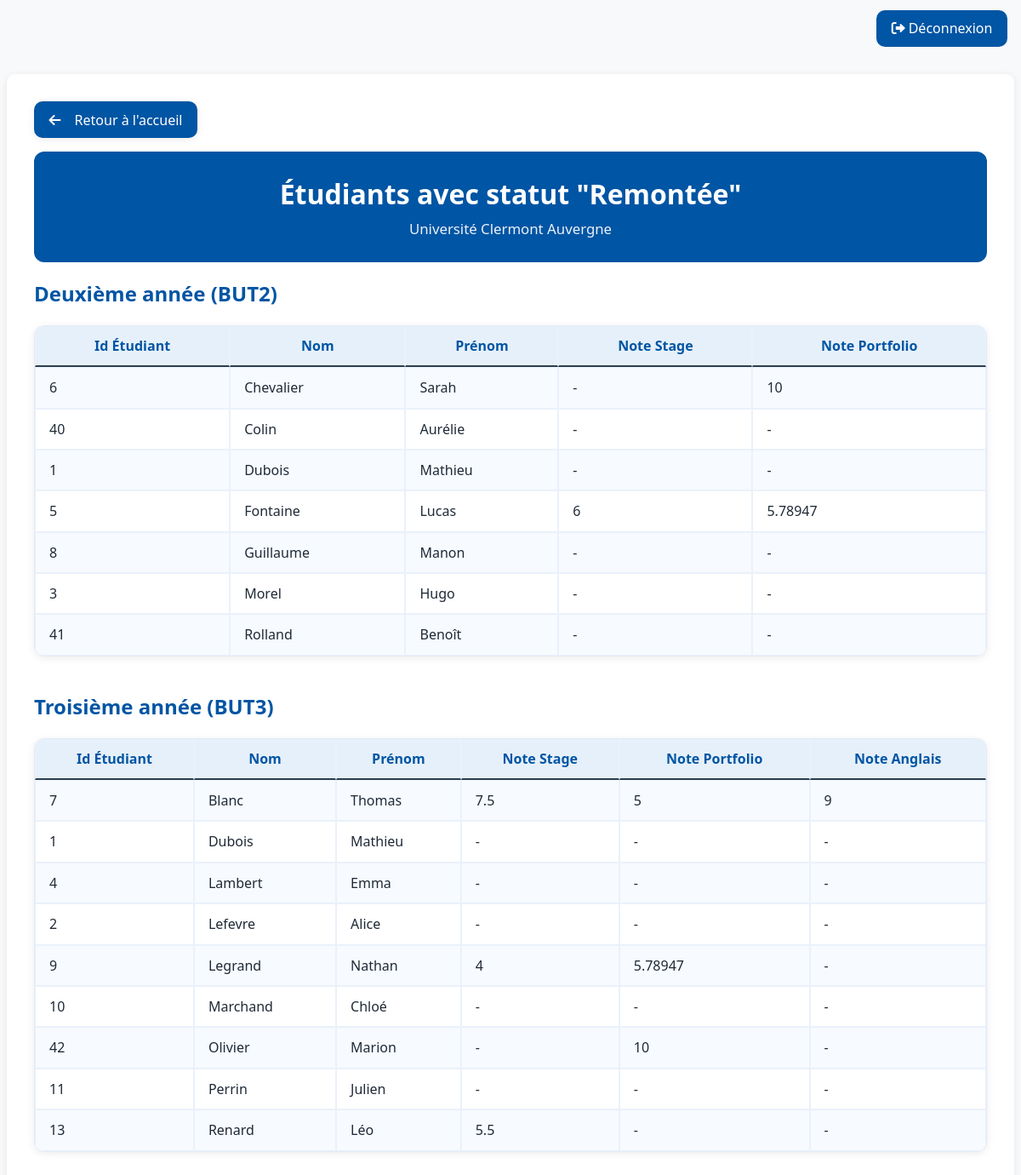
The page /soutenances/index.php?action=listeRemontee (signed in) on the database its author committed.
### tables this page shows
CREATE TABLE `etudiantsbut2ou3` (
  `IdEtudiant` smallint(6) NOT NULL,
  `nom` varchar(50) NOT NULL,
  `prenom` varchar(50) NOT NULL,
  `mail` varchar(80) NOT NULL,
  `empreinte` varchar(256) NOT NULL
);

CREATE TABLE `evalstage` (
  `IdEvalStage` smallint(6) NOT NULL,
  `note` float DEFAULT NULL,
  `commentaireJury` varchar(200) DEFAULT NULL,
  `presenceMaitreStageApp` tinyint(1) DEFAULT NULL,
  `confidentiel` tinyint(1) DEFAULT NULL,
  `date_h` datetime DEFAULT NULL,
  `IdEnseignantTuteur` smallint(6) NOT NULL,
  `Statut` varchar(15) NOT NULL,
  `IdSecondEnseignant` smallint(6) DEFAULT NULL,
  `anneeDebut` smallint(6) NOT NULL,
  `IdModeleEval` smallint(6) NOT NULL,
  `IdEtudiant` smallint(6) NOT NULL,
  `IdSalle` varchar(10) DEFAULT NULL
);

CREATE TABLE `evalportfolio` (
  `IdEvalPortfolio` smallint(6) NOT NULL,
  `note` float DEFAULT NULL CHECK (`note` >= 0),
  `commentaireJury` varchar(500) DEFAULT NULL,
  `anneeDebut` smallint(6) NOT NULL,
  `IdModeleEval` smallint(6) NOT NULL,
  `IdEtudiant` smallint(6) NOT NULL,
  `Statut` varchar(15) NOT NULL
);

CREATE TABLE `evalanglais` (
  `IdEvalAnglais` smallint(6) NOT NULL,
  `dateS` datetime DEFAULT NULL,
  `note` float DEFAULT NULL CHECK (`note` >= 0),
  `commentaireJury` varchar(200) DEFAULT NULL,
  `Statut` varchar(15) NOT NULL,
  `IdSalle` varchar(10) DEFAULT NULL,
  `IdEnseignant` smallint(6) DEFAULT NULL,
  `anneeDebut` smallint(6) NOT NULL,
  `IdModeleEval` smallint(6) NOT NULL,
  `IdEtudiant` smallint(6) NOT NULL
);

### soutenances/controllers/EvalStageController.php (called while the page is built, shortened)
<?php
require_once __DIR__ . '/../models/EvalStageModel.php';
function evalstage_listeEtudiantsRemontee(PDO $pdo) {
    $etudiants = evalstage_getEtudiantsRemontee($pdo);
    $showCheckboxBut2 = true;
    $showCheckboxBut3 = true;
    $but2 = array_filter($etudiants, fn($e) => $e['but3sinon2'] == 0);
    if (empty($but2)) {
    $but2 = evalstage_getAllEtudiantsBUT2($pdo);
    $showCheckboxBut2 = false;
    }
    $but3 = array_filter($etudiants, fn($e) => $e['but3sinon2'] == 1);
    if (empty($but3)) {
    $but3 = evalstage_getAllEtudiantsBUT3($pdo);
    $showCheckboxBut3 = false;
    }
    $showCheckboxBut2 = (bool)$showCheckboxBut2;
    $showCheckboxBut3 = (bool)$showCheckboxBut3;
    require __DIR__ . '/../views/Etudiant/liste_etudiants_remontee.php';
}

### soutenances/models/EvalStageModel.php (called while the page is built, shortened)
<?php
function evalstage_getAllEtudiantsBUT2(PDO $pdo): array {
    $sql = "SELECT e.IdEtudiant, e.nom, e.prenom, s.anneeDebut,
                   s.note AS noteStage,
                   p.note AS notePortfolio
            FROM EtudiantsBUT2ou3 e
            LEFT JOIN EvalStage s
                ON e.IdEtudiant = s.IdEtudiant
            LEFT JOIN EvalPortFolio p
                ON e.IdEtudiant = p.IdEtudiant
            LEFT JOIN AnneeStage a
                ON e.IdEtudiant = a.IdEtudiant
            WHERE a.but3sinon2 = 0
            ORDER BY e.nom, e.prenom";
    $stmt = $pdo->prepare($sql);
    $stmt->execute();
    return $stmt->fetchAll(PDO::FETCH_ASSOC);
}
function evalstage_getAllEtudiantsBUT3(PDO $pdo): array {
    $sql = "SELECT e.IdEtudiant, e.nom, e.prenom, s.anneeDebut,
                   s.note AS noteStage,
                   p.note AS notePortfolio,
                   a.note AS noteAnglais
            FROM EtudiantsBUT2ou3 e
            LEFT JOIN EvalStage s
                ON e.IdEtudiant = s.IdEtudiant
            LEFT JOIN EvalPortFolio p
                ON e.IdEtudiant = p.IdEtudiant
            LEFT JOIN EvalAnglais a
                ON e.IdEtudiant = a.IdEtudiant
            LEFT JOIN AnneeStage t
                ON e.IdEtudiant = t.IdEtudiant
            WHERE t.but3sinon2 = 1
            ORDER BY e.nom, e.prenom";
    $stmt = $pdo->prepare($sql);
    $stmt->execute();
    return $stmt->fetchAll(PDO::FETCH_ASSOC);
}

### soutenances/views/Etudiant/liste_etudiants_remontee.php (the view, shortened to what this page needs)
<!DOCTYPE html>
<html lang="fr">
<head>
    <link rel="stylesheet" href="assets/style/style.css">
    <link rel="stylesheet" href="https://cdnjs.cloudflare.com/ajax/libs/font-awesome/6.0.0/css/all.min.css">
</head>
<body>
    <?php if (isset($_SESSION['user_info'])): ?>
    <div class="topbar">
        <a href="index.php?action=logout" class="btn btn-uca"><i class="fas fa-sign-out-alt me-1"></i>Déconnexion</a>
    </div>
    <?php endif; ?>
    <div class="container-main">
        <div class="page-actions">
            <a class="btn-back" href="index.php?action=accueil">Retour à l'accueil</a>
        </div>
        <div class="page-header">
            <h1>Étudiants avec statut "Remontée"</h1>
            <p class="subtitle">Université Clermont Auvergne</p>
        </div>
    <h2>Deuxième année (BUT2)</h2>
    <form method="post" action="index.php?action=confirmSelection">
        <div class="table-card">
        <div class="table-responsive">
        <table class="table table-striped table-bordered align-middle mb-0">
            <thead>
            <tr>
                <th>Id Étudiant</th>
                <th>Nom</th>
                <th>Prénom</th>
                <?php if (!$showCheckboxBut2): ?>
                    <th>Note Stage</th>
                    <th>Note Portfolio</th>
                <?php endif; ?>
            </tr>
            </thead>
            <tbody>
            <?php foreach ($but2 as $etudiant): ?>
                <tr>
                    <td><?= htmlspecialchars($etudiant['IdEtudiant']) ?></td>
                    <td><?= htmlspecialchars($etudiant['nom']) ?></td>
                    <td><?= htmlspecialchars($etudiant['prenom']) ?></td>
                    <?php if (!$showCheckboxBut2): ?>
                        <td><?= htmlspecialchars($etudiant['noteStage'] ?? '-') ?></td>
                        <td><?= htmlspecialchars($etudiant['notePortfolio'] ?? '-') ?></td>
                <?php endif; ?>
                </tr>
            <?php endforeach; ?>
            </tbody>
        </table>
        </div>
        </div>
        <br>
    </form>
    <h2>Troisième année (BUT3)</h2>
    <form method="post" action="index.php?action=confirmSelection">
        <div class="table-card">
        <div class="table-responsive">
        <table class="table table-striped table-bordered align-middle mb-0">
            <thead>
            <tr>
                <th>Id Étudiant</th>
                <th>Nom</th>
                <th>Prénom</th>
                <?php if (!$showCheckboxBut3): ?>
                    <th>Note Stage</th>
                    <th>Note Portfolio</th>
                    <th>Note Anglais</th>
                <?php endif; ?>
            </tr>
            </thead>
            <tbody>
            <?php foreach ($but3 as $etudiant): ?>
                <tr>
                    <td><?= htmlspecialchars($etudiant['IdEtudiant']) ?></td>
                    <td><?= htmlspecialchars($etudiant['nom']) ?></td>
                    <td><?= htmlspecialchars($etudiant['prenom']) ?></td>
                    <?php if (!$showCheckboxBut3): ?>
                        <td><?= htmlspecialchars($etudiant['noteStage'] ?? '-') ?></td>
                    <td><?= htmlspecialchars($etudiant['notePortfolio'] ?? '-') ?></td>
                    <td><?= htmlspecialchars($etudiant['noteAnglais'] ?? '-') ?></td>
                    <?php endif; ?>
                </tr>
            <?php endforeach; ?>
            </tbody>
        </table>
        </div>
        </div>
        <br>
    </form>
        </div>
</body>
</html>

### soutenances/assets/style/style.css (style rules this page uses)
:root { --uca-blue:#0055a4; --uca-light-blue:#e6f0fa; --uca-dark-blue:#003366; --uca-bg:#f8f9fa; --uca-text:#1f2a37; --card-shadow:0 2px 10px rgba(0,0,0,.08); --uca-field-width: 720px; }
html,body { height:100%; }
body { background:var(--uca-bg); color:var(--uca-text); font-family:'Segoe UI', Tahoma, Geneva, Verdana, sans-serif; line-height:1.4; }
.container-main { background:#fff; border-radius:10px; box-shadow:var(--card-shadow); padding:2rem; margin:2rem auto; max-width:1200px; }
.page-header { background: var(--uca-blue); color:#fff; padding:1.75rem; border-radius:12px; margin-bottom:1.25rem; text-align:center; }
.page-header h1,.page-header h2,.page-header h3 { color:#fff; margin:0 0 .35rem; font-weight:700; }
.page-header .subtitle { color: rgba(255,255,255,.92); margin:0; font-size:1.05rem; }
.btn-uca { background:var(--uca-blue); border:none; color:#fff; padding:.65rem 1.1rem; border-radius:10px; font-weight:400; transition:all .2s ease; text-decoration:none; }
.table thead th { border-top:none; font-weight:600; color:var(--uca-blue); background-color: var(--uca-light-blue); border-bottom: 2px solid #2c3e50; }
.table-striped tbody tr:nth-of-type(odd) { background-color:#f7fafe; }
h1, h2, h3 { color: var(--uca-blue); font-weight: 600; }
a { color: var(--uca-blue); text-decoration: none; }
.topbar { max-width:1200px; margin:12px auto 0; padding:0 8px; display:flex; align-items:center; justify-content:space-between; }
.page-actions { display:flex; align-items:center; justify-content:flex-start; gap:.75rem; margin:0 0 1rem; }
.btn-back { display:inline-flex; align-items:center; gap:.5rem; background:var(--uca-blue); color:#fff; border:none; border-radius:10px; padding:.65rem 1.1rem; font-weight:700; text-decoration:none; box-shadow: var(--card-shadow); }
.btn-back { font-weight:400; }
.btn-back::before { font-family: "Font Awesome 6 Free"; font-weight: 900; content: "\f060"; margin-right: .5rem; }
.table { width:100%; border-collapse: separate; border-spacing:0; }
.table td, .table th { padding:.75rem 1rem; vertical-align: middle; }
.table-bordered th, .table-bordered td { border:1px solid #eaf1fb; }
.table-card { background:#fff; border:1px solid #e3ebf7; border-radius:12px; box-shadow: var(--card-shadow); overflow:hidden; }
.table-card .table { margin-bottom:0; }
.table-card .table-bordered { border:0; border-radius:0; }
.me-1 { margin-right:.25rem; }

### rows shown on the page
etudiantsbut2ou3: IdEtudiant "6", nom "Chevalier", prenom "Sarah", evalstage.note "-", evalportfolio.note "10"
etudiantsbut2ou3: IdEtudiant "40", nom "Colin", prenom "Aurélie", noteStage "-", notePortfolio "-"
etudiantsbut2ou3: IdEtudiant "1", nom "Dubois", prenom "Mathieu", evalstage.note "-", evalportfolio.note "-", noteAnglais "-"
etudiantsbut2ou3: IdEtudiant "5", nom "Fontaine", prenom "Lucas", evalstage.note "6", evalportfolio.note "5.78947"
etudiantsbut2ou3: IdEtudiant "8", nom "Guillaume", prenom "Manon", noteStage "-", notePortfolio "-"
etudiantsbut2ou3: IdEtudiant "3", nom "Morel", prenom "Hugo", noteStage "-", notePortfolio "-"
etudiantsbut2ou3: IdEtudiant "41", nom "Rolland", prenom "Benoît", noteStage "-", notePortfolio "-"
etudiantsbut2ou3: IdEtudiant "7", nom "Blanc", prenom "Thomas", evalstage.note "7.5", evalportfolio.note "5", evalanglais.note "9"
etudiantsbut2ou3: IdEtudiant "4", nom "Lambert", prenom "Emma", evalstage.note "-", evalportfolio.note "-", evalanglais.note "-"
etudiantsbut2ou3: IdEtudiant "2", nom "Lefevre", prenom "Alice", evalstage.note "-", evalportfolio.note "-", noteAnglais "-"
etudiantsbut2ou3: IdEtudiant "9", nom "Legrand", prenom "Nathan", evalstage.note "4", evalportfolio.note "5.78947", evalanglais.note "-"
etudiantsbut2ou3: IdEtudiant "10", nom "Marchand", prenom "Chloé", evalstage.note "-", evalportfolio.note "-", noteAnglais "-"
evalportfolio: IdEtudiant.IdEtudiant "42", IdEtudiant.nom "Olivier", IdEtudiant.prenom "Marion", noteStage "-", note "10", noteAnglais "-"
etudiantsbut2ou3: IdEtudiant "11", nom "Perrin", prenom "Julien", evalstage.note "-", evalportfolio.note "-", evalanglais.note "-"
etudiantsbut2ou3: IdEtudiant "13", nom "Renard", prenom "Léo", evalstage.note "5.5", evalportfolio.note "-", evalanglais.note "-"
